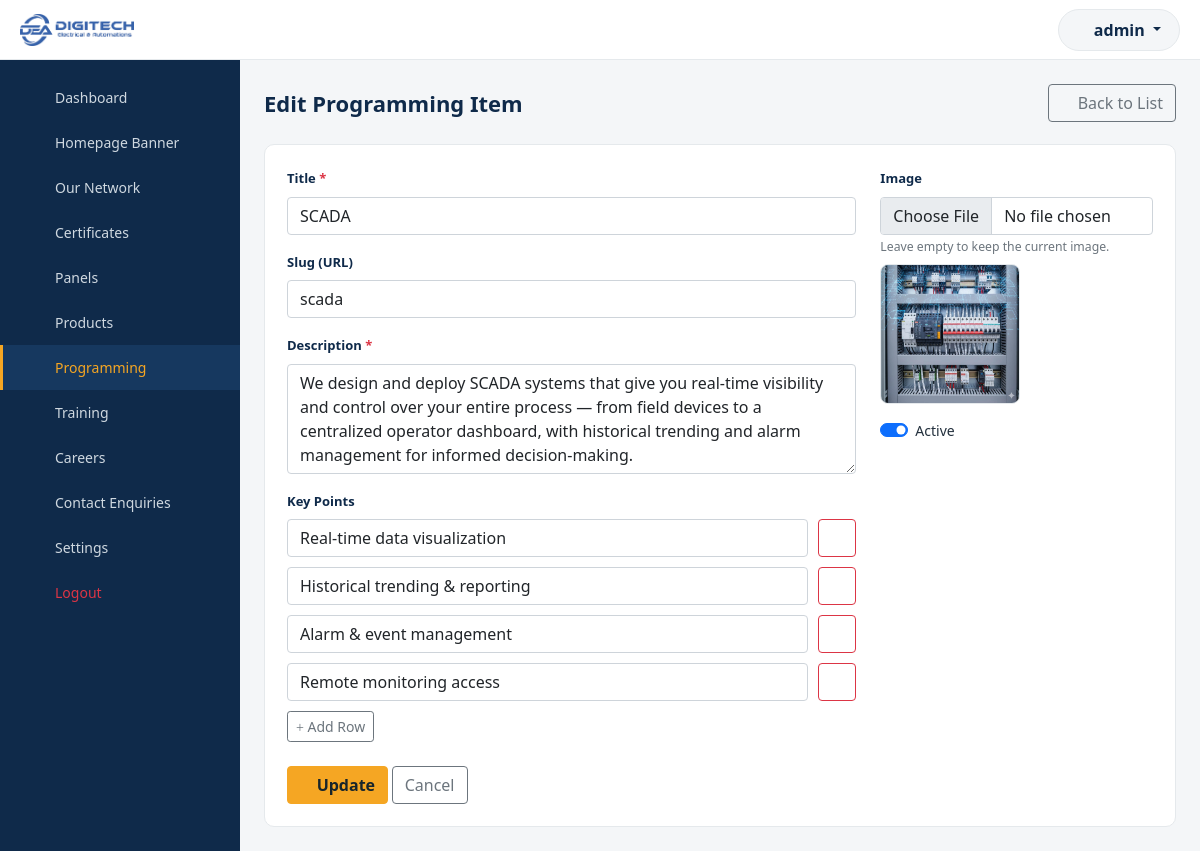
/ktgadmin/programming/edit.php?id=1 (signed in), run on the app's committed database.
### tables this page shows
CREATE TABLE `tbl_programming` (
  `id` INT UNSIGNED NOT NULL AUTO_INCREMENT,
  `slug` VARCHAR(150) NOT NULL,
  `title` VARCHAR(150) NOT NULL,
  `icon` VARCHAR(100) NULL,
  `image` VARCHAR(255) NOT NULL,
  `description` TEXT NOT NULL,
  `points` TEXT NULL,
  `display_order` INT NOT NULL DEFAULT 0,
  `status` TINYINT(1) NOT NULL DEFAULT 1,
  `created_at` DATETIME NOT NULL,
  `updated_at` DATETIME NOT NULL,
  PRIMARY KEY (`id`),
  UNIQUE KEY `uq_programming_slug` (`slug`)
);

### ktgadmin/includes/functions.php (called while the page is built, shortened)
<?php
function clean($str)
{
    return htmlspecialchars(trim((string) $str), ENT_QUOTES, 'UTF-8');
}
function upload_url($relativePath)
{
    return UPLOAD_URL . '/' . ltrim($relativePath, '/');
}
function decode_list($json)
{
    $data = json_decode((string) $json, true);
    return is_array($data) ? $data : [];
}

### ktgadmin/programming/edit.php (the view, shortened to what this page needs)
<?php
require_once __DIR__ . '/../includes/db.php';
require_once __DIR__ . '/../includes/functions.php';
$id = (int) ($_GET['id'] ?? 0);
$stmt = mysqli_prepare($conn, 'SELECT * FROM tbl_programming WHERE id = ?');
mysqli_stmt_bind_param($stmt, 'i', $id);
mysqli_stmt_execute($stmt);
$item = mysqli_fetch_assoc(mysqli_stmt_get_result($stmt));
$points = decode_list($item['points']);
require_once __DIR__ . '/../includes/header.php';
require_once __DIR__ . '/../includes/sidebar.php';
?>
<div class="page-header">
    <h1>Edit Programming Item</h1>
    <a href="index.php" class="btn btn-outline-secondary"><i class="fa-light fa-arrow-left"></i> Back to List</a>
</div>
<div class="admin-card">
    <form class="ajax-form" action="../ajax/programming.php" method="post" enctype="multipart/form-data" data-redirect="index.php">
        <div class="row">
            <div class="col-md-8">
                <div class="mb-3">
                    <label class="form-label required">Title</label>
                    <input type="text" name="title" id="titleInput" class="form-control" required value="<?php echo clean($item['title']); ?>">
                </div>
                <div class="mb-3">
                    <label class="form-label">Slug (URL)</label>
                    <input type="text" name="slug" id="slugInput" class="form-control" value="<?php echo clean($item['slug']); ?>">
                </div>
                <div class="mb-3">
                    <label class="form-label required">Description</label>
                    <textarea name="description" class="form-control" rows="4" required><?php echo clean($item['description']); ?></textarea>
                </div>
                <div class="mb-4">
                    <label class="form-label">Key Points</label>
                    <div class="repeat-group" id="pointsGroup" data-mode="list" data-field="points_json">
                        <?php foreach ($points as $v): ?>
                        <div class="repeat-row">
                            <input type="text" class="form-control repeat-val" value="<?php echo clean($v); ?>">
                            <button type="button" class="btn btn-outline-danger remove-row-btn"><i class="fa-light fa-xmark"></i></button>
                        </div>
                        <?php endforeach; ?>
                    </div>
                    <button type="button" class="btn btn-sm btn-outline-secondary add-row-btn" data-target="#pointsGroup"><i class="fa-light fa-plus"></i> Add Row</button>
                </div>
            </div>
            <div class="col-md-4">
                <div class="mb-3">
                    <label class="form-label">Image</label>
                    <input type="file" name="image" class="form-control" accept=".jpg,.jpeg,.png,.webp,.gif">
                    <small class="text-muted">Leave empty to keep the current image.</small><br>
                    <img src="<?php echo upload_url($item['image']); ?>" class="current-image-preview">
                </div>
                <div class="form-check form-switch mb-3">
                    <input type="checkbox" class="form-check-input" id="statusCheck" name="status" value="1" <?php echo $item['status'] ? 'checked' : ''; ?>>
                    <label class="form-check-label" for="statusCheck">Active</label>
                </div>
            </div>
        </div>
        <button type="submit" class="btn btn-admin-primary"><i class="fa-light fa-floppy-disk"></i> Update</button>
        <a href="index.php" class="btn btn-outline-secondary">Cancel</a>
    </form>
</div>
<?php require_once __DIR__ . '/../includes/footer.php'; ?>

### ktgadmin/css/admin.css (style rules this page uses)
:root { --admin-primary: #F5A623; --admin-dark: #0F2A4A; --admin-dark-2: #16385f; --admin-bg: #f4f6f8; --admin-border: #e5e9ec; }
* { box-sizing: border-box; }
body { background: var(--admin-bg); font-family: system-ui, -apple-system, "Segoe UI", Roboto, sans-serif; font-size: 14px; color: #23303d; margin: 0; }
a { text-decoration: none; }
.page-header { display: flex; align-items: center; justify-content: space-between; flex-wrap: wrap; gap: 12px; margin-bottom: 22px; }
.page-header h1 { font-size: 22px; margin: 0; color: var(--admin-dark); font-weight: 700; }
.admin-card { background: #fff; border-radius: 10px; border: 1px solid var(--admin-border); padding: 22px; }
.btn-admin-primary { background: var(--admin-primary); border-color: var(--admin-primary); color: #17252b; font-weight: 600; }
.form-label { font-weight: 600; font-size: 13px; color: var(--admin-dark); }
.required::after { content: " *"; color: #dc3545; }
.repeat-row { display: flex; gap: 10px; margin-bottom: 10px; align-items: center; }
.repeat-row .form-control { margin-bottom: 0; }
.remove-row-btn { flex-shrink: 0; }
.current-image-preview { max-width: 140px; border-radius: 8px; border: 1px solid var(--admin-border); margin-top: 8px; }

### data on the page
tbl_programming: title "SCADA", slug "scada", description "We design and deploy SCADA systems that give you real-time visibility and control over your entire process — from field devices to a centralized operator dashboard, with historical trending and alarm management for informed decision-making.", points "Real-time data visualization", points "Historical trending & reporting", points "Alarm & event management", points "Remote monitoring access", image (picture), status "☑"

### other printed values
$adminUsername "admin"
$navItem['label'] "Dashboard"
$navItem['label'] "Homepage Banner"
$navItem['label'] "Our Network"
$navItem['label'] "Certificates"
$navItem['label'] "Panels"
$navItem['label'] "Products"
$navItem['label'] "Programming"
$navItem['label'] "Training"
$navItem['label'] "Careers"
$navItem['label'] "Contact Enquiries"
$navItem['label'] "Settings"
